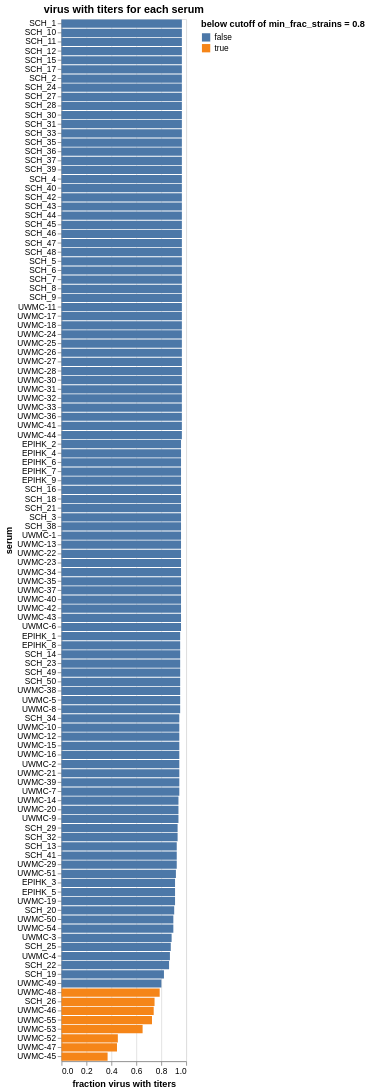
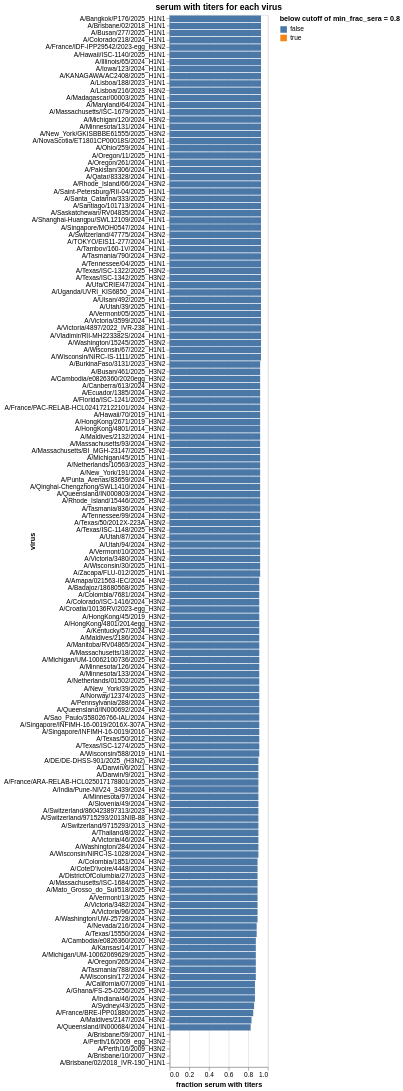

Write notebook code for charts like these, in order.
### Markdown cell above
## Get fraction of sera and viruses with titers
Look at the fraction of sera and viruses with titers.
We generally may want to drop sera that lack titers for many viruses, and viruses that lack titers for many sera.
Depending on `min_frac_action` (specified in configuration), we either raise an error if any sera or viruses are below the fractions specified in the configuration, or drop any sera or titers below these fractions.
In general for production runs you may want to raise an error and filter these at an upstream step.

### Code cell
min_frac_action = human_sera_plots_params["min_frac_action"]

titers = titers_all.copy()
metadata = metadata_all.copy()
viruses = viruses_all.copy()

for min_frac_type, vals, frac_vals, col, frac_var in [
    ("min_frac_strains", set(metadata["serum"]), set(viruses["virus"]), "serum", "virus"),
    ("min_frac_sera", set(viruses["virus"]), set(metadata["serum"]), "virus", "serum"),
]:
    min_frac = human_sera_plots_params[min_frac_type]
    print(f"\nChecking for {min_frac_type=} at cutoff of {min_frac=}")
    frac_df = (
        titers
        .groupby(col, as_index=False)
        .aggregate(n_w_titers=pd.NamedAgg(col, "count"))
        .assign(frac_w_titers=lambda x: x["n_w_titers"] / len(frac_vals))
    )
    frac_df = pd.concat(
        [
            frac_df,
            pd.DataFrame(
                {
                    col: [v for v in vals if v not in set(frac_df[col])],
                    "n_w_titers": 0,
                    "frac_w_titers": 0.0,
                }
            )
        ],
        ignore_index=True,
    )
    assert len(frac_df) == len(vals)
    assert (frac_df["frac_w_titers"] <= 1).all()

    frac_df["below_cutoff"] = frac_df["frac_w_titers"] < min_frac

    frac_chart = (
        alt.Chart(frac_df)
        .encode(
            alt.X(
                "frac_w_titers",
                title=f"fraction {frac_var} with titers",
                scale=alt.Scale(domain=[0, 1]),
            ),
            alt.Y(col, sort=alt.SortField("frac_w_titers", order="descending")),
            alt.Fill("below_cutoff", title=f"below cutoff of {min_frac_type} = {min_frac}"),
            tooltip=[col, "n_w_titers", alt.Tooltip("frac_w_titers", format=".3f")],
        )
        .mark_bar()
        .properties(
            height=alt.Step(11),
            width=150,
            title=f"{frac_var} with titers for each {col}",
        )
        .configure_axis(labelLimit=500)
        .configure_legend(titleLimit=500)
    )

    display(frac_chart)

    below_frac = set(frac_df.query("below_cutoff")[col])
    print(f"Overall, {len(below_frac)} {col} have titers for less then {min_frac} {frac_var}")
    display(frac_df.query("below_cutoff").sort_values("frac_w_titers").reset_index(drop=True))

    if min_frac_action == "raise":
        raise ValueError(frac_df.query("below_cutoff").sort_values("frac_w_titers").reset_index(drop=True))
    elif min_frac_action == "drop":
        print(f"Dropping these {col}")
        titers = titers[~titers[col].isin(below_frac)]
        if col == "serum":
            metadata = metadata[~metadata[col].isin(below_frac)]
        if col == "virus":
            viruses = viruses[~viruses[col].isin(below_frac)]
    else:
        raise ValueError(f"invalid {min_frac_action=}")

print(
    f"\nAfter any filtering:"
    f"\n {len(titers)=} / {len(titers_all)=}"
    f"\n {len(viruses)=} / {len(viruses_all)=}"
    f"\n {len(metadata)=} / {len(metadata_all)=}"
)

### Figure 1 — Vega-Lite specification as saved in the notebook (floating-point values rounded to 4 significant figures)
{"config": {"view": {"continuousWidth": 300, "continuousHeight": 300}, "axis": {"labelLimit": 500}, "legend": {"titleLimit": 500}}, "data": {"name": "data-30bb8a6e79d449b154679dc390561fce"}, "mark": {"type": "bar"}, "encoding": {"fill": {"field": "below_cutoff", "title": "below cutoff of min_frac_strains = 0.8", "type": "nominal"}, "tooltip": [{"field": "serum", "type": "nominal"}, {"field": "n_w_titers", "type": "quantitative"}, {"field": "frac_w_titers", "format": ".3f", "type": "quantitative"}], "x": {"field": "frac_w_titers", "scale": {"domain": [0, 1]}, "title": "fraction virus with titers", "type": "quantitative"}, "y": {"field": "serum", "sort": {"field": "frac_w_titers", "order": "descending"}, "type": "nominal"}}, "height": {"step": 11}, "title": "virus with titers for each serum", "width": 150, "$schema": "https://vega.github.io/schema/vega-lite/v5.20.1.json", "datasets": {"data-30bb8a6e79d449b154679dc390561fce": [{"serum": "EPIHK_1", "n_w_titers": 139, "frac_w_titers": 0.9521, "below_cutoff": false}, {"serum": "EPIHK_2", "n_w_titers": 140, "frac_w_titers": 0.9589, "below_cutoff": false}, {"serum": "EPIHK_3", "n_w_titers": 133, "frac_w_titers": 0.911, "below_cutoff": false}, {"serum": "EPIHK_4", "n_w_titers": 140, "frac_w_titers": 0.9589, "below_cutoff": false}, {"serum": "EPIHK_5", "n_w_titers": 133, "frac_w_titers": 0.911, "below_cutoff": false}, {"serum": "EPIHK_6", "n_w_titers": 140, "frac_w_titers": 0.9589, "below_cutoff": false}, {"serum": "EPIHK_7", "n_w_titers": 140, "frac_w_titers": 0.9589, "below_cutoff": false}, {"serum": "EPIHK_8", "n_w_titers": 139, "frac_w_titers": 0.9521, "below_cutoff": false}, {"serum": "EPIHK_9", "n_w_titers": 140, "frac_w_titers": 0.9589, "below_cutoff": false}, {"serum": "SCH_1", "n_w_titers": 141, "frac_w_titers": 0.9658, "below_cutoff": false}, {"serum": "SCH_10", "n_w_titers": 141, "frac_w_titers": 0.9658, "below_cutoff": false}, {"serum": "SCH_11", "n_w_titers": 141, "frac_w_titers": 0.9658, "below_cutoff": false}, {"serum": "SCH_12", "n_w_titers": 141, "frac_w_titers": 0.9658, "below_cutoff": false}, {"serum": "SCH_13", "n_w_titers": 135, "frac_w_titers": 0.9247, "below_cutoff": false}, {"serum": "SCH_14", "n_w_titers": 139, "frac_w_titers": 0.9521, "below_cutoff": false}, {"serum": "SCH_15", "n_w_titers": 141, "frac_w_titers": 0.9658, "below_cutoff": false}, {"serum": "SCH_16", "n_w_titers": 140, "frac_w_titers": 0.9589, "below_cutoff": false}, {"serum": "SCH_17", "n_w_titers": 141, "frac_w_titers": 0.9658, "below_cutoff": false}, {"serum": "SCH_18", "n_w_titers": 140, "frac_w_titers": 0.9589, "below_cutoff": false}, {"serum": "SCH_19", "n_w_titers": 120, "frac_w_titers": 0.8219, "below_cutoff": false}, {"serum": "SCH_2", "n_w_titers": 141, "frac_w_titers": 0.9658, "below_cutoff": false}, {"serum": "SCH_20", "n_w_titers": 132, "frac_w_titers": 0.9041, "below_cutoff": false}, {"serum": "SCH_21", "n_w_titers": 140, "frac_w_titers": 0.9589, "below_cutoff": false}, {"serum": "SCH_22", "n_w_titers": 126, "frac_w_titers": 0.863, "below_cutoff": false}, {"serum": "SCH_23", "n_w_titers": 139, "frac_w_titers": 0.9521, "below_cutoff": false}, {"serum": "SCH_24", "n_w_titers": 141, "frac_w_titers": 0.9658, "below_cutoff": false}, {"serum": "SCH_25", "n_w_titers": 128, "frac_w_titers": 0.8767, "below_cutoff": false}, {"serum": "SCH_26", "n_w_titers": 109, "frac_w_titers": 0.7466, "below_cutoff": true}, {"serum": "SCH_27", "n_w_titers": 141, "frac_w_titers": 0.9658, "below_cutoff": false}, {"serum": "SCH_28", "n_w_titers": 141, "frac_w_titers": 0.9658, "below_cutoff": false}, {"serum": "SCH_29", "n_w_titers": 136, "frac_w_titers": 0.9315, "below_cutoff": false}, {"serum": "SCH_3", "n_w_titers": 140, "frac_w_titers": 0.9589, "below_cutoff": false}, {"serum": "SCH_30", "n_w_titers": 141, "frac_w_titers": 0.9658, "below_cutoff": false}, {"serum": "SCH_31", "n_w_titers": 141, "frac_w_titers": 0.9658, "below_cutoff": false}, {"serum": "SCH_32", "n_w_titers": 136, "frac_w_titers": 0.9315, "below_cutoff": false}, {"serum": "SCH_33", "n_w_titers": 141, "frac_w_titers": 0.9658, "below_cutoff": false}, {"serum": "SCH_34", "n_w_titers": 138, "frac_w_titers": 0.9452, "below_cutoff": false}, {"serum": "SCH_35", "n_w_titers": 141, "frac_w_titers": 0.9658, "below_cutoff": false}, {"serum": "SCH_36", "n_w_titers": 141, "frac_w_titers": 0.9658, "below_cutoff": false}, {"serum": "SCH_37", "n_w_titers": 141, "frac_w_titers": 0.9658, "below_cutoff": false}, {"serum": "SCH_38", "n_w_titers": 140, "frac_w_titers": 0.9589, "below_cutoff": false}, {"serum": "SCH_39", "n_w_titers": 141, "frac_w_titers": 0.9658, "below_cutoff": false}, {"serum": "SCH_4", "n_w_titers": 141, "frac_w_titers": 0.9658, "below_cutoff": false}, {"serum": "SCH_40", "n_w_titers": 141, "frac_w_titers": 0.9658, "below_cutoff": false}, {"serum": "SCH_41", "n_w_titers": 135, "frac_w_titers": 0.9247, "below_cutoff": false}, {"serum": "SCH_42", "n_w_titers": 141, "frac_w_titers": 0.9658, "below_cutoff": false}, {"serum": "SCH_43", "n_w_titers": 141, "frac_w_titers": 0.9658, "below_cutoff": false}, {"serum": "SCH_44", "n_w_titers": 141, "frac_w_titers": 0.9658, "below_cutoff": false}, {"serum": "SCH_45", "n_w_titers": 141, "frac_w_titers": 0.9658, "below_cutoff": false}, {"serum": "SCH_46", "n_w_titers": 141, "frac_w_titers": 0.9658, "below_cutoff": false}, {"serum": "SCH_47", "n_w_titers": 141, "frac_w_titers": 0.9658, "below_cutoff": false}, {"serum": "SCH_48", "n_w_titers": 141, "frac_w_titers": 0.9658, "below_cutoff": false}, {"serum": "SCH_49", "n_w_titers": 139, "frac_w_titers": 0.9521, "below_cutoff": false}, {"serum": "SCH_5", "n_w_titers": 141, "frac_w_titers": 0.9658, "below_cutoff": false}, {"serum": "SCH_50", "n_w_titers": 139, "frac_w_titers": 0.9521, "below_cutoff": false}, {"serum": "SCH_6", "n_w_titers": 141, "frac_w_titers": 0.9658, "below_cutoff": false}, {"serum": "SCH_7", "n_w_titers": 141, "frac_w_titers": 0.9658, "below_cutoff": false}, {"serum": "SCH_8", "n_w_titers": 141, "frac_w_titers": 0.9658, "below_cutoff": false}, {"serum": "SCH_9", "n_w_titers": 141, "frac_w_titers": 0.9658, "below_cutoff": false}, {"serum": "UWMC-1", "n_w_titers": 140, "frac_w_titers": 0.9589, "below_cutoff": false}, {"serum": "UWMC-10", "n_w_titers": 138, "frac_w_titers": 0.9452, "below_cutoff": false}, {"serum": "UWMC-11", "n_w_titers": 141, "frac_w_titers": 0.9658, "below_cutoff": false}, {"serum": "UWMC-12", "n_w_titers": 138, "frac_w_titers": 0.9452, "below_cutoff": false}, {"serum": "UWMC-13", "n_w_titers": 140, "frac_w_titers": 0.9589, "below_cutoff": false}, {"serum": "UWMC-14", "n_w_titers": 137, "frac_w_titers": 0.9384, "below_cutoff": false}, {"serum": "UWMC-15", "n_w_titers": 138, "frac_w_titers": 0.9452, "below_cutoff": false}, {"serum": "UWMC-16", "n_w_titers": 138, "frac_w_titers": 0.9452, "below_cutoff": false}, {"serum": "UWMC-17", "n_w_titers": 141, "frac_w_titers": 0.9658, "below_cutoff": false}, {"serum": "UWMC-18", "n_w_titers": 141, "frac_w_titers": 0.9658, "below_cutoff": false}, {"serum": "UWMC-19", "n_w_titers": 133, "frac_w_titers": 0.911, "below_cutoff": false}, {"serum": "UWMC-2", "n_w_titers": 138, "frac_w_titers": 0.9452, "below_cutoff": false}, {"serum": "UWMC-20", "n_w_titers": 137, "frac_w_titers": 0.9384, "below_cutoff": false}, {"serum": "UWMC-21", "n_w_titers": 138, "frac_w_titers": 0.9452, "below_cutoff": false}, {"serum": "UWMC-22", "n_w_titers": 140, "frac_w_titers": 0.9589, "below_cutoff": false}, {"serum": "UWMC-23", "n_w_titers": 140, "frac_w_titers": 0.9589, "below_cutoff": false}, {"serum": "UWMC-24", "n_w_titers": 141, "frac_w_titers": 0.9658, "below_cutoff": false}, {"serum": "UWMC-25", "n_w_titers": 141, "frac_w_titers": 0.9658, "below_cutoff": false}, {"serum": "UWMC-26", "n_w_titers": 141, "frac_w_titers": 0.9658, "below_cutoff": false}, {"serum": "UWMC-27", "n_w_titers": 141, "frac_w_titers": 0.9658, "below_cutoff": false}, {"serum": "UWMC-28", "n_w_titers": 141, "frac_w_titers": 0.9658, "below_cutoff": false}, {"serum": "UWMC-29", "n_w_titers": 135, "frac_w_titers": 0.9247, "below_cutoff": false}, {"serum": "UWMC-3", "n_w_titers": 129, "frac_w_titers": 0.8836, "below_cutoff": false}, {"serum": "UWMC-30", "n_w_titers": 141, "frac_w_titers": 0.9658, "below_cutoff": false}, {"serum": "UWMC-31", "n_w_titers": 141, "frac_w_titers": 0.9658, "below_cutoff": false}, {"serum": "UWMC-32", "n_w_titers": 141, "frac_w_titers": 0.9658, "below_cutoff": false}, {"serum": "UWMC-33", "n_w_titers": 141, "frac_w_titers": 0.9658, "below_cutoff": false}, {"serum": "UWMC-34", "n_w_titers": 140, "frac_w_titers": 0.9589, "below_cutoff": false}, {"serum": "UWMC-35", "n_w_titers": 140, "frac_w_titers": 0.9589, "below_cutoff": false}, {"serum": "UWMC-36", "n_w_titers": 141, "frac_w_titers": 0.9658, "below_cutoff": false}, {"serum": "UWMC-37", "n_w_titers": 140, "frac_w_titers": 0.9589, "below_cutoff": false}, {"serum": "UWMC-38", "n_w_titers": 139, "frac_w_titers": 0.9521, "below_cutoff": false}, {"serum": "UWMC-39", "n_w_titers": 138, "frac_w_titers": 0.9452, "below_cutoff": false}, {"serum": "UWMC-4", "n_w_titers": 127, "frac_w_titers": 0.8699, "below_cutoff": false}, {"serum": "UWMC-40", "n_w_titers": 140, "frac_w_titers": 0.9589, "below_cutoff": false}, {"serum": "UWMC-41", "n_w_titers": 141, "frac_w_titers": 0.9658, "below_cutoff": false}, {"serum": "UWMC-42", "n_w_titers": 140, "frac_w_titers": 0.9589, "below_cutoff": false}, {"serum": "UWMC-43", "n_w_titers": 140, "frac_w_titers": 0.9589, "below_cutoff": false}, {"serum": "UWMC-44", "n_w_titers": 141, "frac_w_titers": 0.9658, "below_cutoff": false}, {"serum": "UWMC-45", "n_w_titers": 54, "frac_w_titers": 0.3699, "below_cutoff": true}, {"serum": "UWMC-46", "n_w_titers": 108, "frac_w_titers": 0.7397, "below_cutoff": true}, {"serum": "UWMC-47", "n_w_titers": 65, "frac_w_titers": 0.4452, "below_cutoff": true}, {"serum": "UWMC-48", "n_w_titers": 115, "frac_w_titers": 0.7877, "below_cutoff": true}, {"serum": "UWMC-49", "n_w_titers": 117, "frac_w_titers": 0.8014, "below_cutoff": false}, {"serum": "UWMC-5", "n_w_titers": 139, "frac_w_titers": 0.9521, "below_cutoff": false}, {"serum": "UWMC-50", "n_w_titers": 131, "frac_w_titers": 0.8973, "below_cutoff": false}, {"serum": "UWMC-51", "n_w_titers": 134, "frac_w_titers": 0.9178, "below_cutoff": false}, {"serum": "UWMC-52", "n_w_titers": 66, "frac_w_titers": 0.4521, "below_cutoff": true}, {"serum": "UWMC-53", "n_w_titers": 95, "frac_w_titers": 0.6507, "below_cutoff": true}, {"serum": "UWMC-54", "n_w_titers": 131, "frac_w_titers": 0.8973, "below_cutoff": false}, {"serum": "UWMC-55", "n_w_titers": 106, "frac_w_titers": 0.726, "below_cutoff": true}, {"serum": "UWMC-6", "n_w_titers": 140, "frac_w_titers": 0.9589, "below_cutoff": false}, {"serum": "UWMC-7", "n_w_titers": 138, "frac_w_titers": 0.9452, "below_cutoff": false}, {"serum": "UWMC-8", "n_w_titers": 139, "frac_w_titers": 0.9521, "below_cutoff": false}, {"serum": "UWMC-9", "n_w_titers": 137, "frac_w_titers": 0.9384, "below_cutoff": false}]}}

### Figure 2 — Vega-Lite specification as saved in the notebook (floating-point values rounded to 4 significant figures; data arrays with more than 128 entries replaced by an {"elided": "..."} marker saying what was removed)
{"config": {"view": {"continuousWidth": 300, "continuousHeight": 300}, "axis": {"labelLimit": 500}, "legend": {"titleLimit": 500}}, "data": {"name": "data-14dfd03a1ce3da0cc6a0e0e455e05d47"}, "mark": {"type": "bar"}, "encoding": {"fill": {"field": "below_cutoff", "title": "below cutoff of min_frac_sera = 0.8", "type": "nominal"}, "tooltip": [{"field": "virus", "type": "nominal"}, {"field": "n_w_titers", "type": "quantitative"}, {"field": "frac_w_titers", "format": ".3f", "type": "quantitative"}], "x": {"field": "frac_w_titers", "scale": {"domain": [0, 1]}, "title": "fraction serum with titers", "type": "quantitative"}, "y": {"field": "virus", "sort": {"field": "frac_w_titers", "order": "descending"}, "type": "nominal"}}, "height": {"step": 11}, "title": "serum with titers for each virus", "width": 150, "$schema": "https://vega.github.io/schema/vega-lite/v5.20.1.json", "datasets": {"data-14dfd03a1ce3da0cc6a0e0e455e05d47": {"elided": "146 records"}}}
